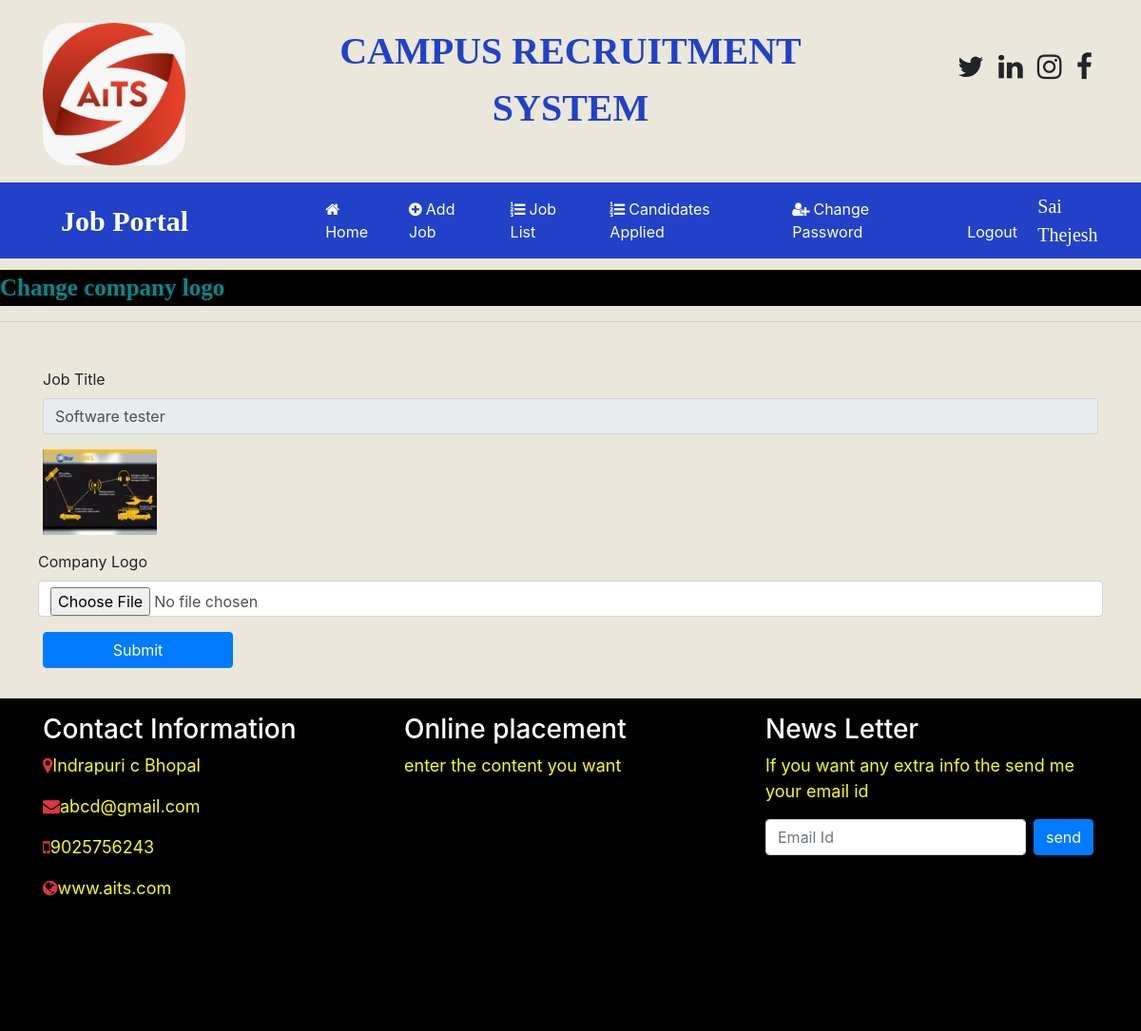
The page /change_companylogo/1 (signed in) on the database its author committed.
### OnlinejobportalApp/models.py (models this page shows, shortened)
class Job(models.Model):
	recruiter =models.ForeignKey(Recruiter,on_delete=models.CASCADE)
	start_date = models.DateField()
	end_date = models.DateField()
	title =models.CharField(max_length=100)
	salary = models.FloatField(null=True)
	image = models.FileField()
	description = models.CharField(max_length=300)
	experience = models.CharField(max_length=50)
	location = models.CharField(max_length=100)
	skills = models.CharField(max_length=100)
	creationdate = models.DateField()

### OnlinejobportalApp/views.py (the view, shortened to what this page needs)
# urls.py: path('change_companylogo/<int:pid>',views.change_companylogo,name='change_companylogo'),
def change_companylogo(request,pid):
	if not request.user.is_authenticated:
		return redirect('recruiter_login')
	error=""
	job = Job.objects.get(id=pid)
	d={'error':error,'job':job}
	return render(request,'html/change_companylogo.html',d)

### OnlinejobportalApp/templates/html/change_companylogo.html (shortened to what this page needs)
{% load static %}
{% block body %}
{% include 'html/recruiter_navigation.html' %}
<marquee style="font-family: 'Algerian'; font-size: 25px; color: darkcyan; background-color: black;font-weight: bold;margin-top: 1%">
	Change company logo
</marquee>
<hr>
<form class="container mt-5" method="POST" enctype="multipart/form-data">
	<div class="form-row">
		<div class="form-group col-md-12">
			<label>Job Title</label>
			<input type="text" class=" form-control" readonly name="jobtitle" value = "{{job.title}}" required>
		</div>
	</div>
    <div class="form-row">
		<div class="form-group col-md-12">
			<img src="{{job.image.url}}" width="120" height="90">
		</div>
	</div>
	<div class="form-row">
			<label>Company Logo</label>
			<input type="file" class=" form-control" name="logo"  required>
		</div>
	<input type="submit" value="Submit" class="btn btn-primary my-3" style="width: 200px">
</form>
{% include 'html/footer.html' %}
{% endblock %}

### OnlinejobportalApp/templates/html/recruiter_navigation.html (shortened to what this page needs)
<!DOCTYPE html>
<html>
<head>
	{% load static %}
  <link rel="stylesheet" href="https://maxcdn.bootstrapcdn.com/bootstrap/4.5.2/css/bootstrap.min.css">
  <link rel="stylesheet" href="https://cdnjs.cloudflare.com/ajax/libs/font-awesome/4.7.0/css/font-awesome.min.css">
<link rel="stylesheet" href="https://cdnjs.cloudflare.com/ajax/libs/font-awesome/4.7.0/css/font-awesome.min.css">
<link rel ="stylesheet" href="https://cdn.datatables.net/1.10.24/css/jquery.dataTables.min.css">
<link rel ="stylesheet" href= "https://cdn.datatables.net/buttons/1.7.0/css/buttons.dataTables.min.css">
</head>
<body>
	<div class="container">
		<div class="row">
			<div class="col-sm-3 mt-4">
				<img class="logoimage"src="{% static 'images/aitslogo.jpeg' %}" style="width:150px; height:100px text-align=center ; border-radius: 30px; ">
			</div>
			<div class="col-sm-6 mt-4 text-center">
				<span style="font-weight: bold ;text-align:center; font-size: 40px; font-family: times">
					<span class="heading">CAMPUS RECRUITMENT SYSTEM</span>
				</span>
			</div>
			<div class="col-sm-3 mt-5" style="padding-left: 10%">
				<span style="font-weight: bold; font-size: 30px">
					<span><i class="fa fa-twitter pl-2"></i></span>
					<span><i class="fa fa-linkedin pl-2"></i></span>
					<span><i class="fa fa-instagram pl-2"></i></span>
					<span><i class="fa fa-facebook pl-2"></i></span>
				</span>
			</div>
		</div>
	</div>
<nav class="navbar navbar-expand-sm" style="background-color: #2241c9">
	<a class="navbar-brand text-white pl-5 font-weight-bold" style="font-family: 'Algerian'; font-size: 30px ">Job Portal</a>
	<ul class="navbar-nav">
		<li class="nav-item">
			<a class="nav-link" href=" {%url 'recruiter_home'%}" style="margin-left: 120px"><i class="fa fa-home mr-1"></i>Home</a>
		</li>
			<li class="nav-item">
			<a class="nav-link" href=" {%url 'add_job' %}"><i class="fa fa-plus-circle mr-1"></i>Add Job</a>
		</li>
		<li class="nav-item">
			<a class="nav-link" href="{% url 'job_list' %}"><i class="fa fa-list-ol mr-1"></i>Job List</a>
		</li>
		<li class="nav-item">
			<a class="nav-link" href="{% url 'candidate_applied' %}"><i class="fa fa-list-ol mr-1"></i>Candidates Applied</a>
		</li>
		<li class="nav-item">
			<a class="nav-link" href="{% url 'change_passwordrecruiter' %}"><i class="fa fa-user-plus mr-1"></i>Change Password</a>
		</li>
		<li class="nav-item">
			<a class="nav-link" href="{%url 'Logout' %}">Logout</a>
		</li>
	</ul>
	<a class="currentusername" class="navbar-brand text-white pl-5 font-weight-bold" style="font-family: 'Algerian'; font-size: 20px ;color: white;">{{request.user.first_name}} {{request.user.last_name}}</a>
</nav>
</body>
</html>

### OnlinejobportalApp/templates/html/recruiter_navigation.html (style rules this page uses)
.nav-link { color:white !important; margin-right: 10px; }
body { background-color: #EBE8DB; }
.heading { color:#2241c9 ; }
.logoimage { margin-bottom: 18px; }

### rows shown on the page
Job: jobtitle "Software tester", image (picture)

### other values the page prints
{{ request.user.first_name }} "Sai"
{{ request.user.last_name }} "Thejesh"
